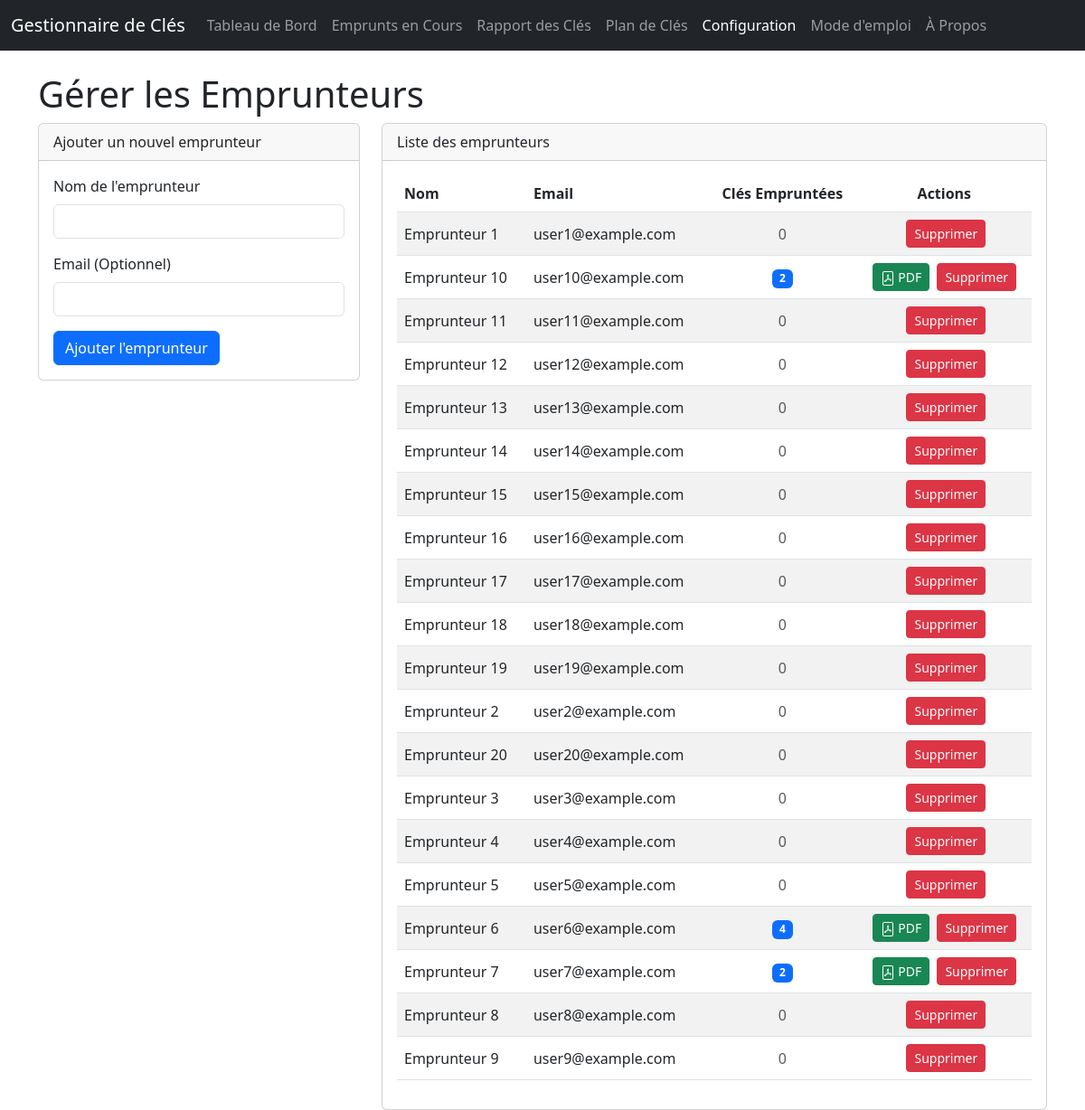
/borrowers, run on the app's committed database.
### app/main.py (models this page shows)
class Borrower(Base):
    __tablename__ = "borrowers"
    id = Column(Integer, primary_key=True, index=True)
    name = Column(String, index=True, nullable=False)
    email = Column(String, index=True)
    loans = relationship("Loan", back_populates="borrower", cascade="all, delete-orphan")

### app/main.py (the view)
@app.get("/borrowers", response_class=HTMLResponse)
async def manage_borrowers(request: Request, db: Session = Depends(get_db)):
    borrowers = db.query(Borrower).order_by(Borrower.name).all()
    active_loans = db.query(Loan.borrower_id, func.count(Loan.borrower_id)).filter(Loan.return_date == None).group_by(Loan.borrower_id).all()
    loan_counts = {borrower_id: count for borrower_id, count in active_loans}
    return templates.TemplateResponse("borrowers.html", {
        "request": request,
        "borrowers": borrowers,
        "loan_counts": loan_counts,
        "page_title": "Gérer les Emprunteurs"
    })

### app/templates/borrowers.html (shortened to what this page needs)
<!DOCTYPE html>
<html lang="fr">
<head>
    <link href="https://cdn.jsdelivr.net/npm/bootstrap@5.3.0/dist/css/bootstrap.min.css" rel="stylesheet">
</head>
<body>
    {% include 'navbar.html' %}
    <main class="container" style="padding-top: 5rem;">
        <h1>{{ page_title }}</h1>
        <div class="row">
            <div class="col-md-4">
                <div class="card">
                    <div class="card-header">
                        Ajouter un nouvel emprunteur
                    </div>
                    <div class="card-body">
                        <form action="/borrowers/add" method="post">
                            <div class="mb-3">
                                <label for="borrower_name" class="form-label">Nom de l'emprunteur</label>
                                <input type="text" class="form-control" id="borrower_name" name="borrower_name" required>
                            </div>
                            <div class="mb-3">
                                <label for="borrower_email" class="form-label">Email (Optionnel)</label>
                                <input type="email" class="form-control" id="borrower_email" name="borrower_email">
                            </div>
                            <button type="submit" class="btn btn-primary">Ajouter l'emprunteur</button>
                        </form>
                    </div>
                </div>
            </div>
            <div class="col-md-8">
                <div class="card">
                    <div class="card-header">
                        Liste des emprunteurs
                    </div>
                    <div class="card-body">
                        <table class="table table-striped">
                            <thead>
                                <tr>
                                    <th>Nom</th>
                                    <th>Email</th>
                                    <th class="text-center">Clés Empruntées</th>
                                    <th class="text-center">Actions</th>
                                </tr>
                            </thead>
                            <tbody>
                                {% for borrower in borrowers %}
                                {% set loan_count = loan_counts.get(borrower.id, 0) %}
                                <tr>
                                    <td class="align-middle">{{ borrower.name }}</td>
                                    <td class="align-middle">{{ borrower.email or 'N/A' }}</td>
                                    <td class="align-middle text-center">
                                        {% if loan_count > 0 %}
                                        <span class="badge bg-primary">{{ loan_count }}</span>
                                        {% else %}
                                        <span class="text-muted">0</span>
                                        {% endif %}
                                    </td>
                                    <td class="align-middle text-center">
                                        {% if loan_count > 0 %}
                                        <a href="/borrower/receipt/{{ borrower.id }}" class="btn btn-success btn-sm" target="_blank" title="Générer PDF des clés empruntées">
                                            PDF
                                        </a>
                                        {% endif %}
                                        <a href="/borrowers/delete/{{ borrower.id }}" class="btn btn-danger btn-sm ms-1" onclick="return confirm('Êtes-vous sûr de vouloir supprimer cet emprunteur ?');">
                                            Supprimer
                                        </a>
                                    </td>
                                </tr>
                                {% endfor %}
                            </tbody>
                        </table>
                    </div>
                </div>
            </div>
        </div>
    </main>
</body>
</html>

### data on the page
Borrower: name "Emprunteur 1", email "user1@example.com", shows "0"
Borrower: name "Emprunteur 10", email "user10@example.com", loan_count "2"
Borrower: name "Emprunteur 11", email "user11@example.com", shows "0"
Borrower: name "Emprunteur 12", email "user12@example.com", shows "0"
Borrower: name "Emprunteur 13", email "user13@example.com", shows "0"
Borrower: name "Emprunteur 14", email "user14@example.com", shows "0"
Borrower: name "Emprunteur 15", email "user15@example.com", shows "0"
Borrower: name "Emprunteur 16", email "user16@example.com", shows "0"
Borrower: name "Emprunteur 17", email "user17@example.com", shows "0"
Borrower: name "Emprunteur 18", email "user18@example.com", shows "0"
Borrower: name "Emprunteur 19", email "user19@example.com", shows "0"
Borrower: name "Emprunteur 2", email "user2@example.com", shows "0"
Borrower: name "Emprunteur 20", email "user20@example.com"
Borrower: name "Emprunteur 3", email "user3@example.com", shows "0"
Borrower: name "Emprunteur 4", email "user4@example.com", shows "0"
Borrower: name "Emprunteur 5", email "user5@example.com", shows "0"
Borrower: name "Emprunteur 6", email "user6@example.com", loan_count "4"
Borrower: name "Emprunteur 7", email "user7@example.com", loan_count "2"
Borrower: name "Emprunteur 8", email "user8@example.com", shows "0"
Borrower: name "Emprunteur 9", email "user9@example.com", shows "0"

### other printed values
{{ page_title }} "Gérer les Emprunteurs"
